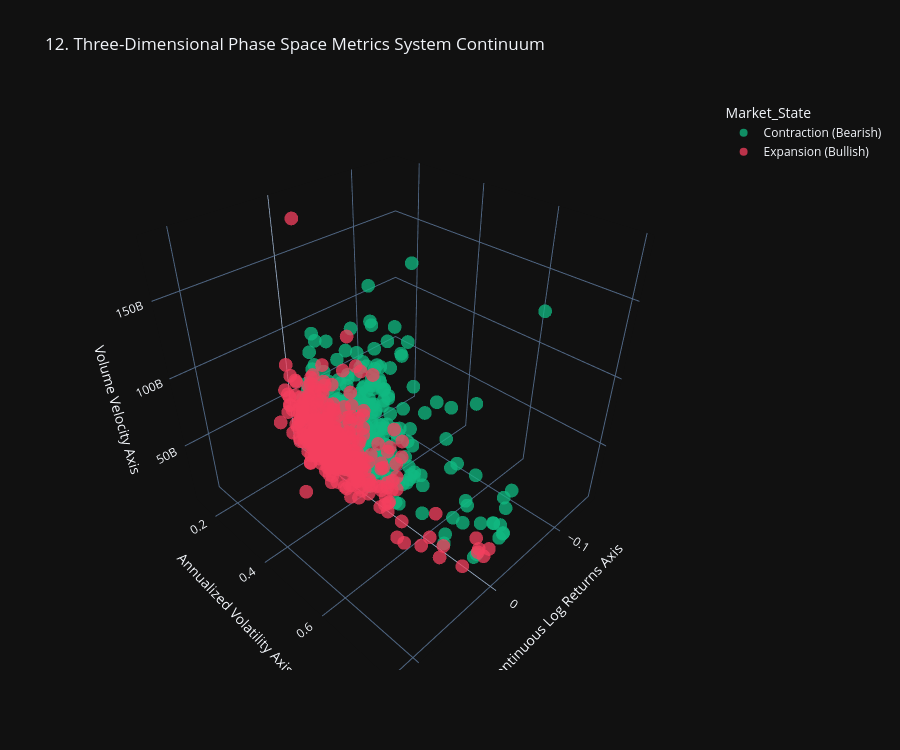

Write notebook code for a chart like this one.
### Markdown cell above
### 🌌 3.3 Chart 12: Three-Dimensional Coordinate Vector Continuum
Our advanced data exploration milestone map combines 3 structural processing variables—**Log Returns ($X$)**, **Realized Volatility ($Y$)**, and **Volume Velocity ($Z$)**—into a fully interactive 3D grid space.

### Code cell
fig_3d = px.scatter_3d(crypto_df, x='Log_Return', y='Rolling_Vol_21', z='Volume',
                       color='Market_State', color_discrete_sequence=['#10b981', '#f43f5e'],
                       opacity=0.75, size_max=10, template='plotly_dark',
                       title='12. Three-Dimensional Phase Space Metrics System Continuum')

fig_3d.update_layout(
    height=750,
    scene=dict(
        xaxis_title='Continuous Log Returns Axis',
        yaxis_title='Annualized Volatility Axis',
        zaxis_title='Volume Velocity Axis'
    )
)
fig_3d.show()
print("✅ Day 3 Verification: Multi-dimensional spatial structures initialized.")

### Figure 1 — Plotly figure (JSON) as saved in the notebook; plotly's stock layout.template omitted (floating-point values rounded to 4 significant figures; data arrays with more than 128 entries replaced by an {"elided": "..."} marker saying what was removed)
{"data": [{"hovertemplate": "Market_State=Contraction (Bearish)<br>Log_Return=%{x}<br>Rolling_Vol_21=%{y}<br>Volume=%{z}<extra></extra>", "legendgroup": "Contraction (Bearish)", "marker": {"color": "#10b981", "opacity": 0.75, "symbol": "circle"}, "mode": "markers", "name": "Contraction (Bearish)", "scene": "scene", "showlegend": true, "type": "scatter3d", "x": {"elided": "342 float values"}, "y": {"elided": "342 float values"}, "z": {"elided": "342 int values"}}, {"hovertemplate": "Market_State=Expansion (Bullish)<br>Log_Return=%{x}<br>Rolling_Vol_21=%{y}<br>Volume=%{z}<extra></extra>", "legendgroup": "Expansion (Bullish)", "marker": {"color": "#f43f5e", "opacity": 0.75, "symbol": "circle"}, "mode": "markers", "name": "Expansion (Bullish)", "scene": "scene", "showlegend": true, "type": "scatter3d", "x": {"elided": "339 float values"}, "y": {"elided": "339 float values"}, "z": {"elided": "339 int values"}}], "layout": {"height": 750, "legend": {"title": {"text": "Market_State"}, "tracegroupgap": 0}, "scene": {"domain": {"x": [0, 1], "y": [0, 1]}, "xaxis": {"title": {"text": "Continuous Log Returns Axis"}}, "yaxis": {"title": {"text": "Annualized Volatility Axis"}}, "zaxis": {"title": {"text": "Volume Velocity Axis"}}}, "title": {"text": "12. Three-Dimensional Phase Space Metrics System Continuum"}}}
